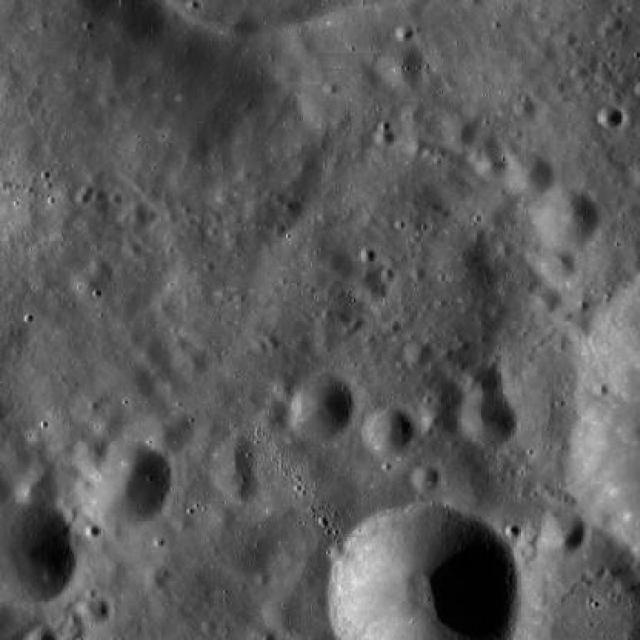
#> input picture ISRO_LAND/ISRO_LAND/output/original.jpg, 640 x 640 px
$ python img_to_3d.py
#> lines starting #> are read from the running program, lines starting #| are printed output that depends on the picture; after the words box and inside, x2 and y2 are one past the last pixel; in counts of white or black regions, pixels touching at a corner belong together
#> the answer given: output/original.jpg
#> in main, img is the input picture: shape (640, 640, 3); min 0, max 234, mean 90.1
import cv2
import numpy as np
import matplotlib.pyplot as plt
from PIL import Image
from scipy.ndimage import gaussian_filter
from tkinter import Tk, filedialog
import os
import csv
from mpl_toolkits.mplot3d import Axes3D

PIXELS_PER_CM = 37  # pixels per cm for scaling
OUTPUT_DIR = "output"
os.makedirs(OUTPUT_DIR, exist_ok=True)

# ------------------- 3D FUNCTIONS -------------------
def compute_depth_map(img_rgb, blur_sigma=8):
#> called with blur_sigma = 8
    gray = 0.2989*img_rgb[...,0] + 0.5870*img_rgb[...,1] + 0.1140*img_rgb[...,2]
    depth = 1.0 - (gray / 255.0)
    depth_smooth = gaussian_filter(depth, sigma=blur_sigma)
    depth_norm = (depth_smooth - depth_smooth.min()) / (depth_smooth.max() - depth_smooth.min())
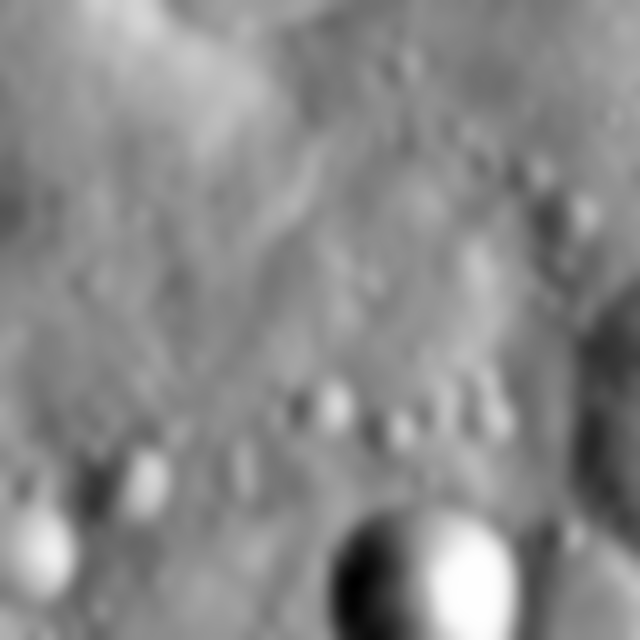
#> depth_norm: shape (640, 640) float64; min 0, max 1, mean 0.542
    return depth_norm

def create_shifted_image(img, depth, max_shift=25, direction='left'):
#> called with max_shift = 25, direction = 'left'
    h, w = depth.shape
#> h = 640; w = 640
    sign = 1 if direction == 'left' else -1
    shift_px = ((depth - 0.5) * 2.0 * max_shift * sign).astype(np.float32)
    grid_x, grid_y = np.meshgrid(np.arange(w, dtype=np.float32), np.arange(h, dtype=np.float32))
    map_x = (grid_x + shift_px).astype(np.float32)
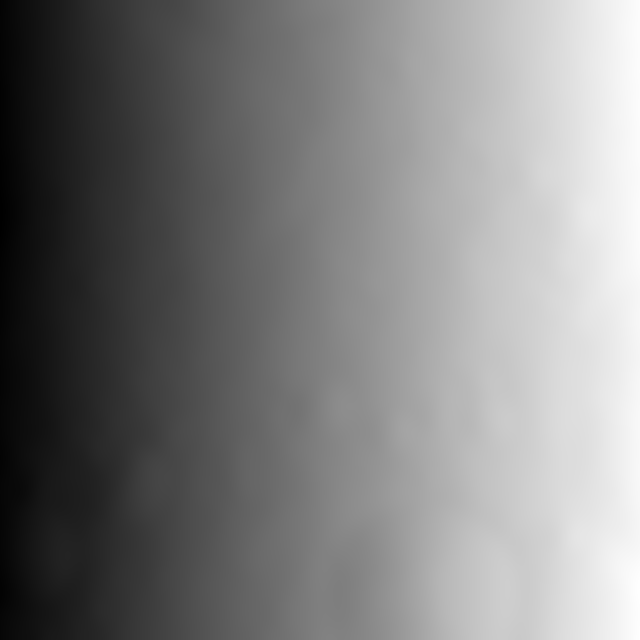
#> map_x: shape (640, 640) float32; min -8.44, max 651.9, mean 321.6; drawn with min black and max white
    map_y = grid_y.astype(np.float32)
    img_bgr = cv2.cvtColor(img, cv2.COLOR_RGB2BGR)
    shifted = cv2.remap(img_bgr, map_x, map_y, interpolation=cv2.INTER_LINEAR,
                        borderMode=cv2.BORDER_CONSTANT, borderValue=(0,0,0))
#> call 2 of create_shifted_image, with max_shift = 25, direction = 'right'
#> in create_shifted_image (call 2), `shift_px = ((depth - 0.5) * 2.0 * max_shift * sign).astype(np.float32)`:
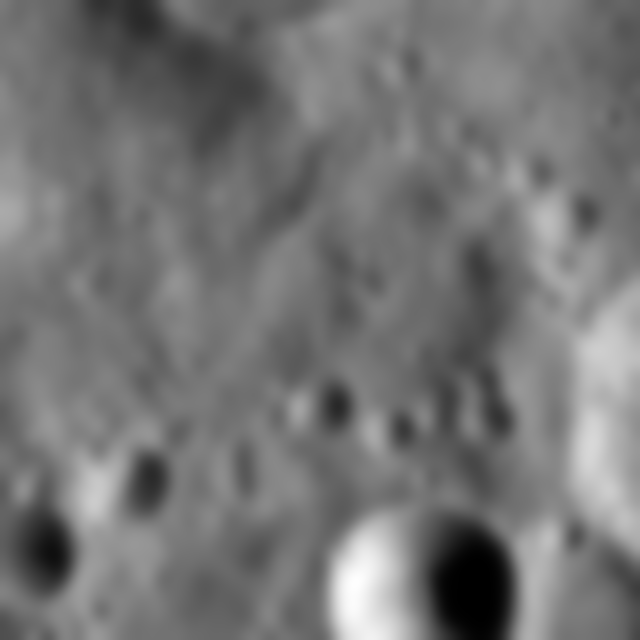
#> shift_px: shape (640, 640) float32; min -25, max 25, mean -2.1; drawn with min black and max white
    return cv2.cvtColor(shifted, cv2.COLOR_BGR2RGB)

def make_anaglyph(left_rgb, right_rgb):
    anaglyph = np.zeros_like(left_rgb)
    anaglyph[...,0] = left_rgb[...,0]
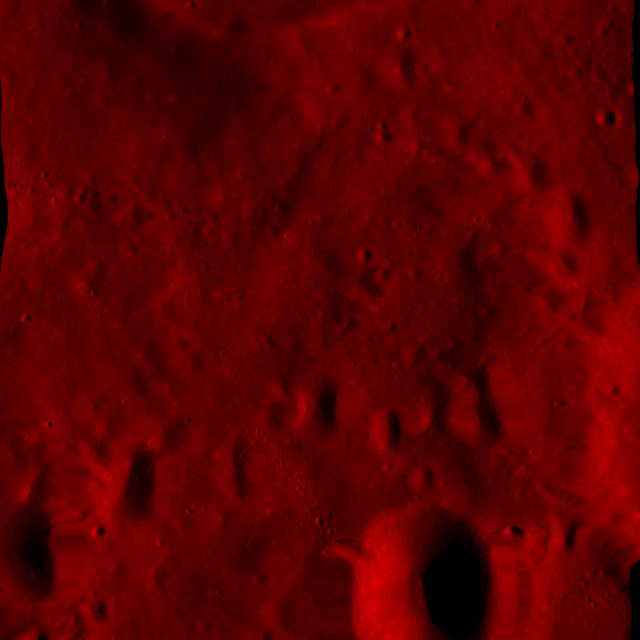
#> anaglyph: shape (640, 640, 3); mean R, G, B 90.4, 0, 0
    anaglyph[...,1:] = right_rgb[...,1:]
    return anaglyph

# ------------------- STONE DETECTION -------------------
def detect_stones_contour(img_rgb):
    gray = cv2.cvtColor(img_rgb, cv2.COLOR_RGB2GRAY)
    blur = cv2.GaussianBlur(gray, (7, 7), 0)
    _, thresh = cv2.threshold(blur, 0, 255, cv2.THRESH_BINARY+cv2.THRESH_OTSU)
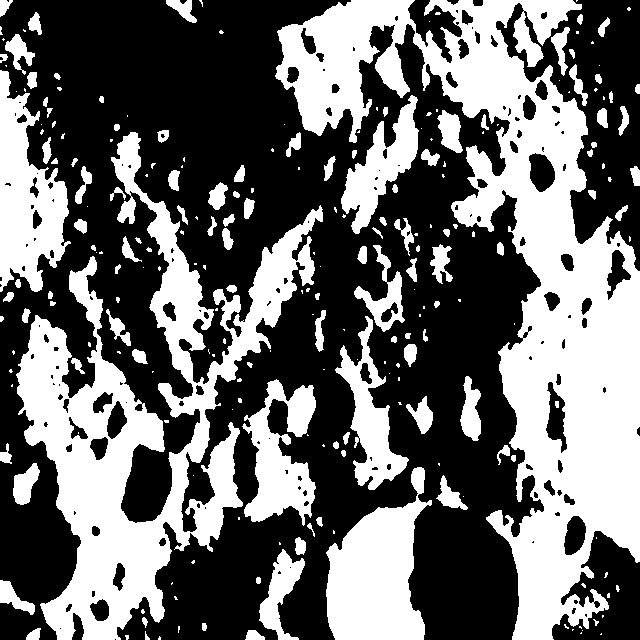
#> thresh: shape (640, 640); 41.6% white; 237 white regions (125 under 20 px)
    contours, _ = cv2.findContours(thresh, cv2.RETR_EXTERNAL, cv2.CHAIN_APPROX_SIMPLE)
#> contours = 235 contours, 135 with area under 20; largest, box (x1, y1, x2, y2) and area: (275, 0, 640, 640) 76974, (16, 132, 323, 640) 45306, (326, 467, 432, 640) 10674, (0, 70, 71, 292) 8720, (242, 379, 316, 526) 5575
    results = []
    stone_id = 1
    for cnt in contours:
        area = cv2.contourArea(cnt)
        if area < 200:
            continue
        (x, y), radius = cv2.minEnclosingCircle(cnt)
        center = (int(x), int(y))
        radius = int(radius)
        if radius > 5:
            diameter_px = 2 * radius
            diameter_cm = diameter_px / PIXELS_PER_CM  # real-world diameter
            results.append((stone_id, center[0], center[1], radius, diameter_cm))
            cv2.circle(img_rgb, center, radius, (0, 255, 0), 2)
            cv2.putText(img_rgb, f"{diameter_cm:.1f}cm", (center[0]-40, center[1]-10),
                        cv2.FONT_HERSHEY_SIMPLEX, 0.6, (0,255,0), 2)
            cv2.putText(img_rgb, f"ID:{stone_id}", (center[0]-40, center[1]+20),
                        cv2.FONT_HERSHEY_SIMPLEX, 0.6, (0,0,255), 2)
            stone_id += 1
#> this loop made 235 passes
#> (area, x, y, radius, center, diameter_px, diameter_cm) on passes 27, 36, 38, 40, 53, 55, 58: (1657, 288, 594.4, 45, (288, 594), 90, 2.43), (401.5, 454.5, 492, 20, (454, 492), 40, 1.08), (10674, 379, 553.5, 96, (379, 553), 192, 5.19), (620.5, 26.5, 483, 22, (26, 483), 44, 1.19), (446, 422.2, 414.4, 18, (422, 414), 36, 0.973), (5575, 283, 453.2, 74, (282, 453), 148, 4), (795, 471.5, 408, 32, (471, 408), 64, 1.73)
#> (area, x, y, radius, diameter_px, diameter_cm) on passes 23, 82, 86, 87, 116, 118: (473, 16, 597, 23, 46, 1.24), (4254, 369.5, 402.5, 86, 172, 4.65), (213, 322, 330.5, 20, 40, 1.08), (263.5, 118.5, 327, 21, 42, 1.14), (1413, 378.5, 288, 43, 86, 2.32), (426.5, 441.4, 263.5, 19, 38, 1.03)
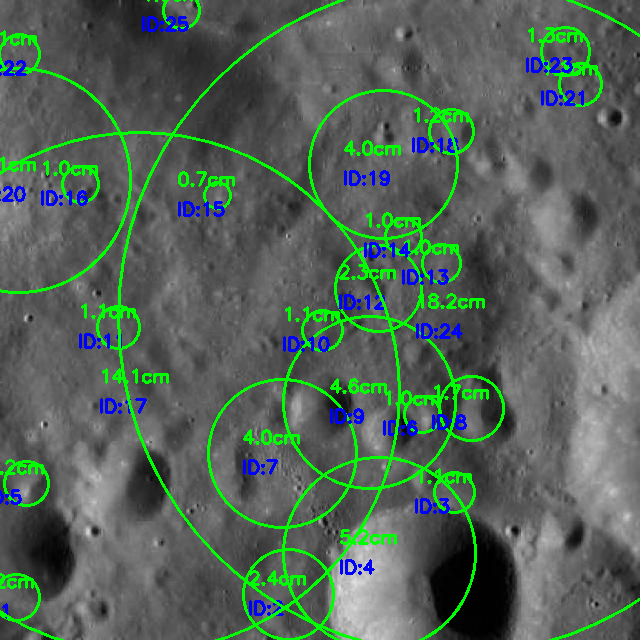
#> img_rgb: shape (640, 640, 3); 8.19% of pixels changed, all inside (x1, y1, x2, y2) = (0, 0, 640, 640); drawn as R, G, B
#> after the loop, results = 25 items, first 6: (1, 16, 597, 23, 1.24), (2, 288, 594, 45, 2.43), (3, 454, 492, 20, 1.08), (4, 379, 553, 96, 5.19), (5, 26, 483, 22, 1.19), (6, 422, 414, 18, 0.973); stone_id = 26
    return img_rgb, results

# ------------------- SAVE UTILS -------------------
def save_image(name, img):
    path = os.path.join(OUTPUT_DIR, name)
    cv2.imwrite(path, cv2.cvtColor(img, cv2.COLOR_RGB2BGR))
    print(f"Saved: {path}")

def save_csv(stone_info):
    csv_path = os.path.join(OUTPUT_DIR, "stone_report.csv")
    with open(csv_path, mode="w", newline="") as file:
        writer = csv.writer(file)
        writer.writerow(["Stone_ID", "X_px", "Y_px", "Radius_px", "Diameter_cm"])
        for stone in stone_info:
            writer.writerow(stone)
    print(f"Saved CSV Report: {csv_path}")

# ------------------- MAIN -------------------
def main():
    root = Tk()
    root.withdraw()
    img_path = filedialog.askopenfilename(title="Select an Image",
                                          filetypes=[("Image Files", "*.jpg;*.jpeg;*.png")])
    if not img_path:
        print("No file selected.")
        return

    img = np.array(Image.open(img_path).convert('RGB'))
    depth = compute_depth_map(img)
    left = create_shifted_image(img, depth, direction='left')
    right = create_shifted_image(img, depth, direction='right')
    anaglyph = make_anaglyph(left, right)
    stones_img, stone_info = detect_stones_contour(img.copy())
#> stone_info has the same summary as results in detect_stones_contour
    print("Detected stones (cm):", [round(s[4],2) for s in stone_info])
#| Detected stones (cm): [1.24, 2.43, 1.08, 5.19, 1.19, 0.97, 4.0, 1.73, 4.65, 1.08, 1.14, 2.32, 1.03, 0.97, 0.7, 0.97, 14.05, 1.19, 4.0, 6.05, 1.14, 1.08, 1.3, 18.22, 0.97]

    # 2x3 panel
    fig, axes = plt.subplots(2,3,figsize=(15,10))
    axes[0,0].imshow(img); axes[0,0].set_title("Original"); axes[0,0].axis("off")
    axes[0,1].imshow(left); axes[0,1].set_title("Left View"); axes[0,1].axis("off")
    axes[0,2].imshow(right); axes[0,2].set_title("Right View"); axes[0,2].axis("off")
    axes[1,0].imshow(anaglyph); axes[1,0].set_title("Anaglyph 3D"); axes[1,0].axis("off")
    axes[1,1].imshow(depth, cmap="inferno"); axes[1,1].set_title("Depth Map"); axes[1,1].axis("off")
    axes[1,2].imshow(stones_img); axes[1,2].set_title("Stone Detection"); axes[1,2].axis("off")
    plt.tight_layout()
    plt.savefig(os.path.join(OUTPUT_DIR, "all_results.png"))
    plt.show()

    # save images
    save_image("original.jpg", img)
    save_image("left.jpg", left)
    save_image("right.jpg", right)
    save_image("anaglyph.jpg", anaglyph)
    save_image("depth.jpg", (depth*255).astype(np.uint8))
    save_image("stone_detection.jpg", stones_img)
    save_csv(stone_info)
#> the loop in save_csv, `for stone in stone_info:` made 25 passes
#> stone on passes 1 to 12: (1, 16, 597, 23, 1.24), (2, 288, 594, 45, 2.43), (3, 454, 492, 20, 1.08), (4, 379, 553, 96, 5.19), (5, 26, 483, 22, 1.19), (6, 422, 414, 18, 0.973), (7, 282, 453, 74, 4), (8, 471, 408, 32, 1.73), (9, 369, 402, 86, 4.65), (10, 322, 330, 20, 1.08), (11, 118, 327, 21, 1.14), (12, 378, 288, 43, 2.32)

    # 3D surface with spheres scaled to real diameter
    h, w = depth.shape
#> h = 640; w = 640
    X, Y = np.meshgrid(np.arange(w), np.arange(h))
    fig3d = plt.figure(figsize=(10,8))
    ax = fig3d.add_subplot(111, projection='3d')
    ax.plot_surface(X, Y, depth, rstride=5, cstride=5, facecolors=img/255.0, shade=False)

    for stone in stone_info:
        sid, x, y, radius_px, diameter_cm = stone
        z = depth[y, x]
        color = img[y, x] / 255.0

        # Sphere radius in pixels = diameter in cm * pixels per cm / 2
        radius_3d = (diameter_cm * PIXELS_PER_CM) / 2.0
        u, v = np.mgrid[0:2*np.pi:12j, 0:np.pi:6j]
        xs = x + radius_3d * np.cos(u) * np.sin(v)
        ys = y + radius_3d * np.sin(u) * np.sin(v)
        zs = z + radius_3d * np.cos(v) / PIXELS_PER_CM  # scale depth slightly

        ax.plot_surface(xs, ys, zs, color=color, alpha=0.8)
        ax.text(x, y, z+0.02, f"ID:{sid}", color='black')
#> this loop made 25 passes
#> (stone, x, y, radius_px, diameter_cm, z, color, radius_3d) on passes 1 to 8: ((1, 16, 597, 23, 1.24), 16, 597, 23, 1.24, 0.53, [0.376, 0.376, 0.376], 23), ((2, 288, 594, 45, 2.43), 288, 594, 45, 2.43, 0.548, [0.369, 0.369, 0.369], 45), ((3, 454, 492, 20, 1.08), 454, 492, 20, 1.08, 0.534, [0.373, 0.373, 0.373], 20), ((4, 379, 553, 96, 5.19), 379, 553, 96, 5.19, 0.136, [0.698, 0.698, 0.698], 96), ((5, 26, 483, 22, 1.19), 26, 483, 22, 1.19, 0.46, [0.486, 0.486, 0.486], 22), ((6, 422, 414, 18, 0.973), 422, 414, 18, 0.973, 0.489, [0.471, 0.471, 0.471], 18), ((7, 282, 453, 74, 4), 282, 453, 74, 4, 0.5, [0.341, 0.341, 0.341], 74), ((8, 471, 408, 32, 1.73), 471, 408, 32, 1.73, 0.531, [0.408, 0.408, 0.408], 32)

    ax.set_title("3D Surface with Real-Size Colored Stones")
    ax.set_xlabel("X")
    ax.set_ylabel("Y")
    ax.set_zlabel("Depth")
    plt.show()
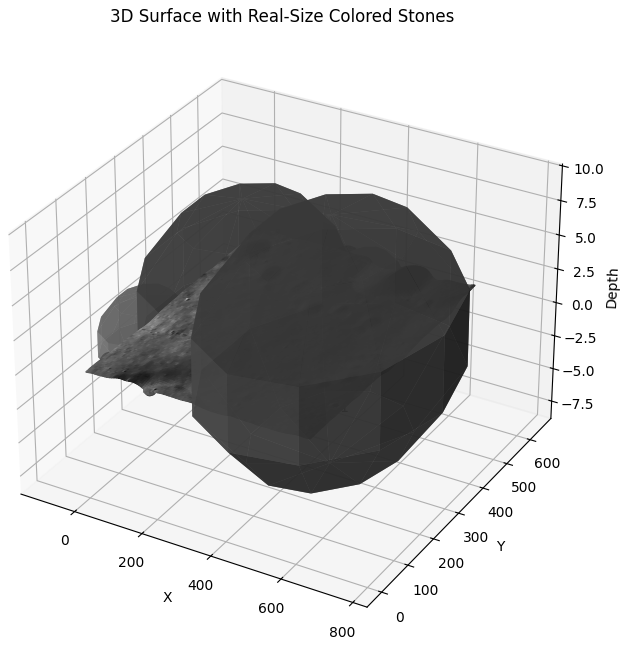
#> figure drawn by matplotlib, 1 panel

if __name__ == "__main__":
    main()
